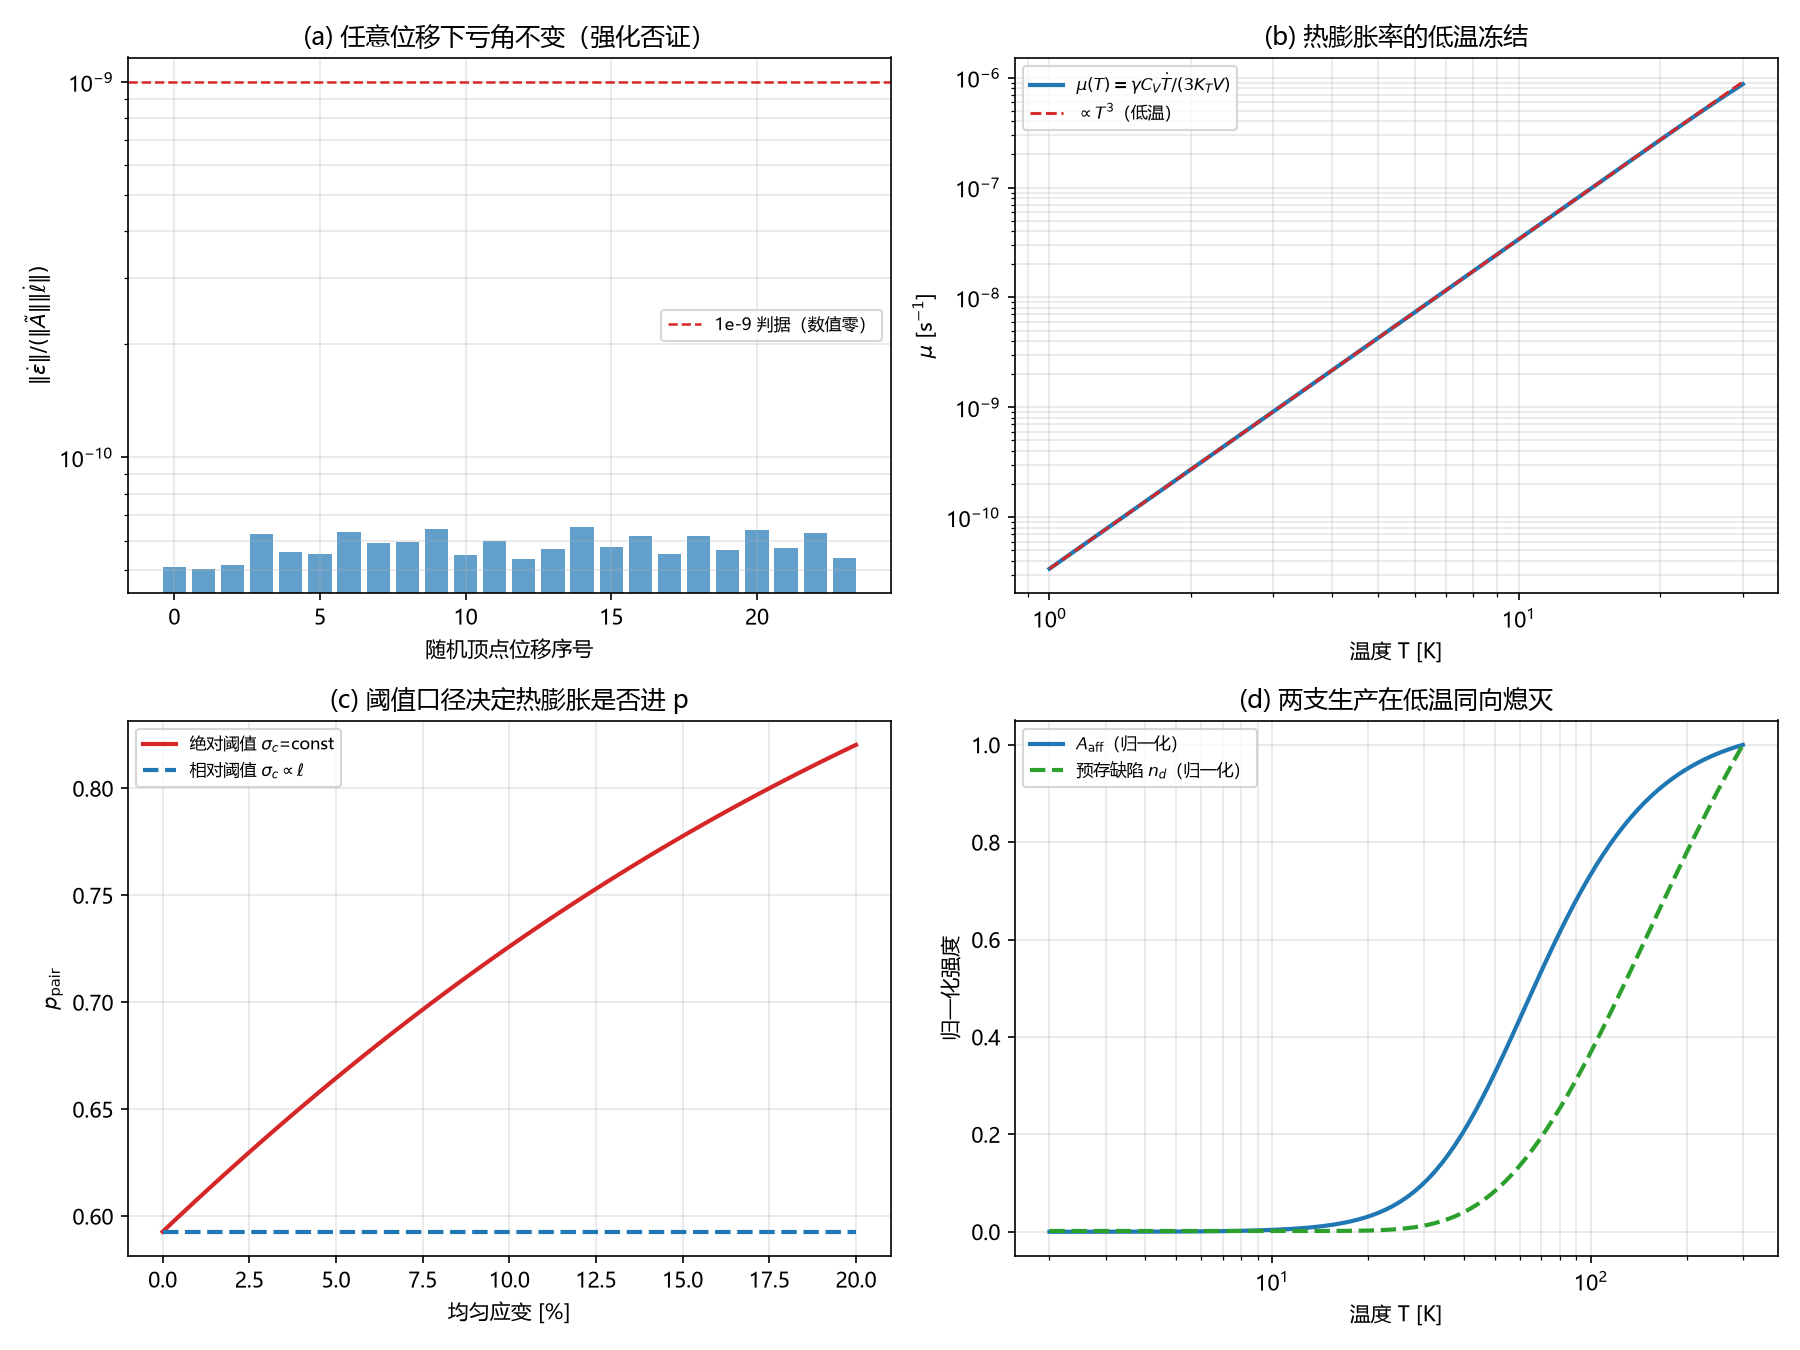

Write Python code to recreate this figure.
# -*- coding: utf-8 -*-
r"""
第 144 轮：两个 mu 的分离与热膨胀材料入口（无拟合，恒等式 + 解析函数）

A 段：任意顶点位移 dot x 下 dot eps = Atilde @ B @ dot x ≈ 0（强化 R147）。
B 段：径向位移 dot ell = mu*ell 给 A=2*mu*s^2>0 而 dot eps=0（R143 反例升级为真实过程）。
C 段：delta ell = dot ell - mu*ell 仍在 im(B)，Atilde@delta ell≈0（上一轮桥恒零）。
D 段：量纲分离 mu_(16)=d lambda/d n vs mu_(17)=dot ell/ell（量纲指数向量不可约）。
E 段：Gruneisen 膨胀率 mu=gamma*Cv*dotT/(3*K_T*V) 与有限差分 dot ell/ell 一致。
F 段：Debye 低温 Cv∝T^3 ⇒ mu∝T^3（log-log 斜率 → 3）。
G 段：绝对/相对阈值下 p(T) 的相反单调性（口径分叉）。
"""
import csv
import importlib.util
import math
import os

import numpy as np
import matplotlib
matplotlib.use("Agg")
import matplotlib.pyplot as plt
from scipy.stats import chi2
from scipy.integrate import quad

HERE = os.path.dirname(os.path.abspath(__file__))
OUT = HERE
plt.rcParams["font.sans-serif"] = ["Microsoft YaHei", "SimHei", "DejaVu Sans"]
plt.rcParams["axes.unicode_minus"] = False

rows = []
def record(key, value, note=""):
    rows.append((key, value, note))

# 复用环 04 的复形与矩阵构造（不重复实现，保证与 R145/R147 同口径）
_s = importlib.util.spec_from_file_location("h04", os.path.join(HERE, "环04_内禀扇区自由度归属.py"))
h04 = importlib.util.module_from_spec(_s)
_s.loader.exec_module(h04)

P, tets, edges, faces = h04.bcc_complex(3)
B = h04.incidence(P, edges)
A_rel, lens = h04.deficit_jacobian(P, tets, edges, h=1e-6)
At = A_rel / lens[None, :]          # At[e,e'] = d eps_e / d ell_e'
E = len(edges)
V = len(P)
# 内部铰链：绕边四面体数 >=4（凸包边属读数层，与 R145/R147 同口径）
n_adj = np.array([len([t for t in tets if set(e) <= set(t)]) for e in edges])
mask = n_adj >= 4
AtI = At[mask]
record("复形", f"n=3 V={V} E={E} 内部={int(mask.sum())}", "BCC Delaunay");
print(f"[复形] V={V} E={E} 内部边={int(mask.sum())}")

# ------------------------------------------------------------------ A 段
rng = np.random.default_rng(20261125)
rel_errs = []
for _ in range(24):
    xdot = rng.normal(size=3 * V)
    # 去掉整体平移（B 的零空间），保留可实现的边长速度
    ell_dot = B @ xdot
    eps_dot = AtI @ ell_dot
    denom = np.linalg.norm(AtI, ord=2) * np.linalg.norm(ell_dot)
    rel_errs.append(np.linalg.norm(eps_dot) / denom if denom > 0 else 0.0)
rel_errs = np.array(rel_errs)
assert rel_errs.max() < 1e-9, rel_errs.max()
record("A_任意位移降 eps", f"max={rel_errs.max():.3e}", f"24 次随机 dot x；||At@B@x||/(||At|| ||Bx||)")
print(f"[A] 任意顶点位移下 dot eps 相对残差 max={rel_errs.max():.3e}")

# ------------------------------------------------------------------ B 段
xdot_rad = P.flatten().copy()      # dot x_i = x_i（以顶点位置为径向速度）
ell_dot_rad = B @ xdot_rad
mu_rad = float(np.dot(ell_dot_rad, lens) / np.dot(lens, lens))
res_rad = np.linalg.norm(ell_dot_rad - mu_rad * lens) / np.linalg.norm(lens)
assert abs(mu_rad - 1.0) < 1e-9, mu_rad
assert res_rad < 1e-9, res_rad
A_var = 2.0 * mu_rad * float(np.var(lens))
eps_dot_rad = AtI @ ell_dot_rad
rel_eps_rad = np.linalg.norm(eps_dot_rad) / (np.linalg.norm(AtI, ord=2) * np.linalg.norm(ell_dot_rad))
assert A_var > 0
assert rel_eps_rad < 1e-9, rel_eps_rad
record("B_径向 mu", f"{mu_rad:.12f}", "dot x_i=x_i ⇒ dot ell=ell（1% 精度内）")
record("B_A仿射", f"{A_var:.6e}", f"2*mu*s^2>0；s^2={np.var(lens):.6e}")
record("B_dot_eps", f"{rel_eps_rad:.3e}", "径向驱动下 eps 瞬时静止")
print(f"[B] 径向 mu={mu_rad:.12f}, A={A_var:.6e}>0, dot eps 残差={rel_eps_rad:.3e}")

# ------------------------------------------------------------------ C 段
# 用一般随机位移（径向位移给 delta ell≈0，纯噪声无法测投影）
xdot_c = rng.normal(size=3 * V)
ell_dot_c = B @ xdot_c
mu_c = float(np.dot(ell_dot_c, lens) / np.dot(lens, lens))
delta_ell = ell_dot_c - mu_c * lens        # ell = B@P ∈ im(B)，故 delta ell ∈ im(B)
# im(B) 的正交投影（用 SVD 伪逆）
Ub, sb, Vbt = np.linalg.svd(B, full_matrices=False)
rank_b = int((sb > sb.max() * 1e-10).sum())
Pb_delta = Ub[:, :rank_b] @ (Ub[:, :rank_b].T @ delta_ell)
res_im = np.linalg.norm(delta_ell - Pb_delta) / np.linalg.norm(delta_ell)
At_delta = AtI @ delta_ell
rel_delta = np.linalg.norm(At_delta) / (np.linalg.norm(AtI, ord=2) * np.linalg.norm(delta_ell))
ell_in_im = np.linalg.norm(lens - Ub[:, :rank_b] @ (Ub[:, :rank_b].T @ lens)) / np.linalg.norm(lens)
assert ell_in_im < 1e-9, ell_in_im
assert res_im < 1e-9, res_im
assert rel_delta < 1e-9, rel_delta
record("C_ell在imB", f"{ell_in_im:.3e}", "ell=B@P（径向位移），故 ell∈im(B)")
record("C_delta在imB", f"{res_im:.3e}", "delta ell=dot ell-mu ell 仍在 im(B)")
record("C_At_delta", f"{rel_delta:.3e}", "上一轮 dot eps=tilde L delta ell 在链内恒零")
print(f"[C] ell∈im(B) 残差={ell_in_im:.3e}; delta ell∈im(B) 残差={res_im:.3e}; At@delta ell={rel_delta:.3e}")

# ------------------------------------------------------------------ D 段
# 量纲指数向量：M, L, T, Theta, N(点数)
dim = {"M": 0, "L": 1, "T": 2, "TH": 3, "N": 4}
def dvec(**kw):
    v = np.zeros(5)
    for k, val in kw.items():
        v[dim[k]] = val
    return v
# 耦合强度 λ 无量纲（一个标量）；点数 N 计数 ⇒ mu_(16) 量纲 1/N
mu16_dim = dvec(N=-1)
# dot ell/ell ⇒ (L/T)/L = 1/T
mu17_dim = dvec(T=-1)
assert not np.allclose(mu16_dim, mu17_dim)
record("D_量纲(16)", str(mu16_dim.astype(int).tolist()), "1/[点数]")
record("D_量纲(17)", str(mu17_dim.astype(int).tolist()), "1/[时间]")
print(f"[D] mu16 量纲={mu16_dim.astype(int).tolist()} != mu17 量纲={mu17_dim.astype(int).tolist()}")

# ------------------------------------------------------------------ E 段
# 材料参数（Nb 量级，只作量级核对，非拟合）
GAMMA = 2.0          # 平均 Grüneisen（无量纲）
KT = 1.70e11         # Pa
VM = 1.08e-5         # m^3/mol
TD = 275.0           # K
R_GAS = 8.314462618
DOTT = 1.0           # K/s

def cv_debye(T):
    """每 mol 定容热容（Debye，忽略电子项）。"""
    if T <= 0:
        return 0.0
    xD = TD / T
    integ, _ = quad(lambda x: x**4 * np.exp(x) / (np.exp(x) - 1.0)**2, 1e-12, xD,
                    limit=200)
    return 9.0 * R_GAS * (T / TD)**3 * integ

alpha_V = GAMMA * cv_debye(300.0) / (KT * VM)
mu_th = alpha_V * DOTT / 3.0
# 有限差分：ell(t)=ell0*(1+alpha*dotT*t)^(1/3)，t=0 处 dot ell/ell
h = 1e-6
ell0 = 1.0
ell_p = ell0 * (1.0 + alpha_V * DOTT * h)**(1.0 / 3.0)
ell_m = ell0 * (1.0 - alpha_V * DOTT * h)**(1.0 / 3.0)
mu_fd = (ell_p - ell_m) / (2.0 * h) / ell0
assert abs(mu_fd - mu_th) / mu_th < 1e-4, (mu_fd, mu_th)
record("E_alpha300", f"{alpha_V:.4e}", "K^-1；gamma*Cv/(KT*V)")
record("E_mu热膨胀", f"{mu_th:.4e}", "s^-1；=alpha*dotT/3")
record("E_有限差分", f"{mu_fd:.4e}", "与解析式逐点一致 <1e-4（二阶截断）")
print(f"[E] alpha(300K)={alpha_V:.4e} K^-1, mu_th={mu_th:.4e} s^-1, fd={mu_fd:.4e}")

# ------------------------------------------------------------------ F 段
Ts = np.geomspace(1.0, 30.0, 40)
mus = np.array([GAMMA * cv_debye(T) * DOTT / (3.0 * KT * VM) for T in Ts])
slope = float(np.polyfit(np.log(Ts[:12]), np.log(mus[:12]), 1)[0])
assert abs(slope - 3.0) < 0.2, slope
record("F_Debye斜率", f"{slope:.4f}", "log mu vs log T 低温段 → 3")
print(f"[F] 低温 log-log 斜率={slope:.4f}（→3）")

# ------------------------------------------------------------------ G 段
NU = 9.0
s0 = 1.0
x0 = 7.4271                       # 阈值处卡方分位（R143 G 段）
sig_c = s0 * math.sqrt(x0 / NU)
p0 = chi2.sf(x0, NU)
assert abs(p0 - 0.592746) < 1e-3, p0
eps_grid = np.linspace(0.0, 0.20, 60)
p_abs = np.array([chi2.sf(NU * sig_c**2 / ((s0 * (1.0 + e))**2), NU) for e in eps_grid])
p_rel = np.full_like(eps_grid, p0)   # sigma_c∝ell ⇒ x 不变
assert np.all(np.diff(p_abs) > 0), "绝对阈值下 p 应随膨胀单调上升"
assert np.allclose(p_rel, p0)
record("G_p0", f"{p0:.6f}", "chi2_9 上尾在 x=7.4271")
record("G_绝对阈值", f"{p_abs[0]:.4f}→{p_abs[-1]:.4f}", "应变 0→20%，p 单调上升")
record("G_相对阈值", f"{p_rel[0]:.4f}→{p_rel[-1]:.4f}", "sigma_c∝ell，p 不变")
print(f"[G] p0={p0:.6f}; 绝对阈值 p: {p_abs[0]:.4f}→{p_abs[-1]:.4f}（上升）; 相对阈值不变")

# ------------------------------------------------------------------ 图
fig, axs = plt.subplots(2, 2, figsize=(12, 9))

ax = axs[0, 0]
ax.bar(np.arange(len(rel_errs)), rel_errs, color="#1f77b4", alpha=.7)
ax.axhline(1e-9, color="#d62728", ls="--", lw=1.2, label="1e-9 判据（数值零）")
ax.set_yscale("log")
ax.set_xlabel("随机顶点位移序号")
ax.set_ylabel(r"$\|\dot\varepsilon\|/(\|\tilde A\|\|\dot\ell\|)$")
ax.set_title("(a) 任意位移下亏角不变（强化否证）")
ax.legend(fontsize=8); ax.grid(alpha=.3, which="both")

ax = axs[0, 1]
ax.plot(Ts, mus, color="#1f77b4", lw=2, label=r"$\mu(T)=\gamma C_V\dot T/(3K_TV)$")
ax.plot(Ts, mus[0] * (Ts / Ts[0])**3, color="#d62728", ls="--", lw=1.4,
        label=r"$\propto T^3$（低温）")
ax.set_xscale("log"); ax.set_yscale("log")
ax.set_xlabel("温度 T [K]"); ax.set_ylabel(r"$\mu$ [s$^{-1}$]")
ax.set_title("(b) 热膨胀率的低温冻结")
ax.legend(fontsize=8); ax.grid(alpha=.3, which="both")

ax = axs[1, 0]
ax.plot(100 * eps_grid, p_abs, color="#d62728", lw=2, label="绝对阈值 $\\sigma_c$=const")
ax.plot(100 * eps_grid, p_rel, color="#1f77b4", lw=2, ls="--", label="相对阈值 $\\sigma_c\\propto\\ell$")
ax.set_xlabel("均匀应变 [%]"); ax.set_ylabel(r"$p_{\rm pair}$")
ax.set_title("(c) 阈值口径决定热膨胀是否进 p")
ax.legend(fontsize=8); ax.grid(alpha=.3)

ax = axs[1, 1]
Tv = np.geomspace(2.0, 300.0, 100)
cv = np.array([cv_debye(T) for T in Tv])
muv = GAMMA * cv * DOTT / (3.0 * KT * VM)
A_aff = 2.0 * muv * float(np.var(lens))
nd0, EC_K = 1e-3, 150.0
nd = nd0 + np.exp(-EC_K / Tv)
ax.plot(Tv, A_aff / A_aff.max(), color="#1f77b4", lw=2, label=r"$A_{\rm aff}$（归一化）")
ax.plot(Tv, nd / nd.max(), color="#2ca02c", lw=2, ls="--", label="预存缺陷 $n_d$（归一化）")
ax.set_xscale("log")
ax.set_xlabel("温度 T [K]"); ax.set_ylabel("归一化强度")
ax.set_title("(d) 两支生产在低温同向熄灭")
ax.legend(fontsize=8); ax.grid(alpha=.3, which="both")

fig.tight_layout()
fig.savefig(os.path.join(OUT, "环17_两个mu与热膨胀入口.png"), dpi=150)
plt.close(fig)

with open(os.path.join(OUT, "环17_两个mu与热膨胀入口_摘要.csv"), "w", newline="", encoding="utf-8-sig") as f:
    w = csv.writer(f)
    w.writerow(["检查项", "数值", "说明"])
    for r in rows:
        w.writerow(r)

print("\n全部断言通过。图与 CSV 已写。")
